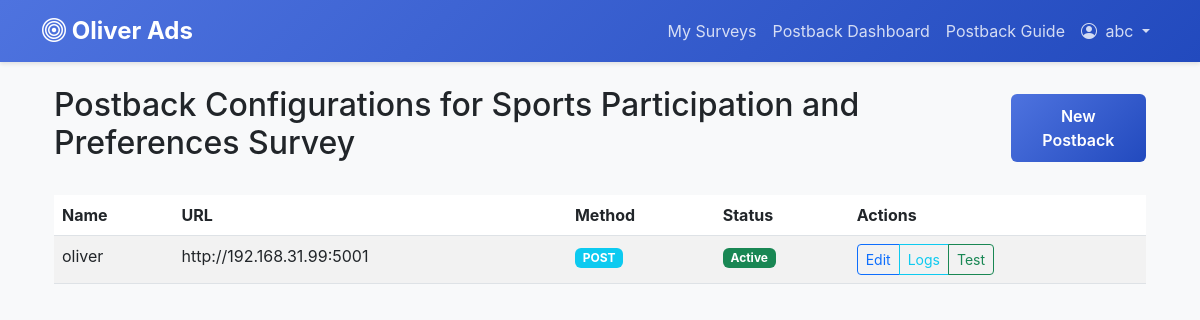
The app's page /surveys/1/postbacks (signed in) with its own data.
### models.py (models this page shows, shortened)
class User(UserMixin, db.Model):
    id = db.Column(db.Integer, primary_key=True)
    username = db.Column(db.String(80), unique=True, nullable=False)
    password_hash = db.Column(db.String(128))
    is_admin = db.Column(db.Boolean, default=False)
    created_at = db.Column(db.DateTime, default=datetime.utcnow)

class Survey(db.Model):
    id = db.Column(db.Integer, primary_key=True)
    title = db.Column(db.String(200), nullable=False)
    description = db.Column(db.Text)
    creator_id = db.Column(db.Integer, db.ForeignKey('user.id'), nullable=False)
    created_at = db.Column(db.DateTime, default=datetime.utcnow)
    is_active = db.Column(db.Boolean, default=True)
    is_external = db.Column(db.Boolean, default=False)
    external_url = db.Column(db.String(500))
    form_type = db.Column(db.String(50), default='ai_generated')  # 'ai_generated' or 'external'
    creator = db.relationship('User', backref=db.backref('surveys', lazy=True))
    questions = db.relationship('Question', backref='survey', lazy=True, cascade='all, delete-orphan')
    responses = db.relationship('SurveyResponse', backref='survey', lazy=True, cascade='all, delete-orphan')
    postback_configs = db.relationship('PostbackConfig', backref='survey', lazy=True, cascade='all, delete-orphan')
    who_merged = db.Column(MutableDict.as_mutable(JSON), default=dict)
    merged_user_data = db.Column(MutableList.as_mutable(JSON), default=list)

class PostbackConfig(db.Model):
    id = db.Column(db.Integer, primary_key=True)
    survey_id = db.Column(db.Integer, db.ForeignKey('survey.id'), nullable=False)
    creator_id = db.Column(db.Integer, db.ForeignKey('user.id'), nullable=False)
    name = db.Column(db.String(100), nullable=False)
    url = db.Column(db.String(500), nullable=False)
    method = db.Column(db.String(10), nullable=False)  # GET, POST, PUT, etc.
    headers = db.Column(db.Text)  # JSON string of headers
    payload_template = db.Column(db.Text, nullable=False)
    is_active = db.Column(db.Boolean, default=True)
    created_at = db.Column(db.DateTime, default=datetime.utcnow)
    creator = db.relationship('User', backref=db.backref('postback_configs', lazy=True))
    logs = db.relationship('PostbackLog', backref='config', lazy=True, cascade='all, delete-orphan')

### app.py (the view)
@app.route('/surveys/<int:survey_id>/postbacks')
@login_required
def postback_configs(survey_id):
    survey = Survey.query.get_or_404(survey_id)
    if survey.creator_id != current_user.id and not current_user.is_admin:
        flash('You do not have permission to view this survey')
        return redirect(url_for('surveys'))
    configs = PostbackConfig.query.filter_by(survey_id=survey_id).all()
    return render_template('postback_configs.html', survey=survey, configs=configs)

### app.py (called while the page is built)
@login_manager.user_loader
def load_user(user_id):
    return User.query.get(int(user_id))

### templates/postback_configs.html (shortened to what this page needs)
{% extends "base.html" %}
{% block content %}
<div class="container mt-4">
    <div class="d-flex justify-content-between align-items-center mb-4">
        <h2>Postback Configurations for {{ survey.title }}</h2>
        <a href="{{ url_for('create_postback', survey_id=survey.id) }}" class="btn btn-primary">
             New Postback
        </a>
    </div>
    {% if configs %}
    <div class="table-responsive">
        <table class="table table-striped">
            <thead>
                <tr>
                    <th>Name</th>
                    <th>URL</th>
                    <th>Method</th>
                    <th>Status</th>
                    <th>Actions</th>
                </tr>
            </thead>
            <tbody>
                {% for config in configs %}
                <tr>
                    <td>{{ config.name }}</td>
                    <td>{{ config.url }}</td>
                    <td><span class="badge bg-info">{{ config.method }}</span></td>
                    <td>
                        {% if config.is_active %}
                        <span class="badge bg-success">Active</span>
                        {% else %}
                        <span class="badge bg-secondary">Inactive</span>
                        {% endif %}
                    </td>
                    <td>
                        <div class="btn-group">
                            <a href="{{ url_for('edit_postback', config_id=config.id) }}"
                               class="btn btn-sm btn-outline-primary"
                               title="Edit postback configuration">
                                 Edit
                            </a>
                            <a href="{{ url_for('postback_logs', config_id=config.id) }}"
                               class="btn btn-sm btn-outline-info"
                               title="View postback logs">
                                 Logs
                            </a>
                            <button type="button"
                                    class="btn btn-sm btn-outline-success"
                                    onclick="testPostback({{ config.id }})"
                                    title="Test postback configuration">
                                 Test
                            </button>
                        </div>
                    </td>
                </tr>
                {% endfor %}
            </tbody>
        </table>
    </div>
    {% else %}
    <div class="alert alert-info">
        No postback configurations found. Click "New Postback" to create one.
    </div>
    {% endif %}
</div>
{% endblock %}

### templates/base.html (shortened to what this page needs)
<!DOCTYPE html>
<html lang="en">
<head>
    <link href="https://cdn.jsdelivr.net/npm/bootstrap@5.3.0/dist/css/bootstrap.min.css" rel="stylesheet">
    <link rel="stylesheet" href="https://cdn.jsdelivr.net/npm/bootstrap-icons@1.11.0/font/bootstrap-icons.css">
</head>
<body>
    <nav class="navbar navbar-expand-lg navbar-dark">
        <div class="container">
            <a class="navbar-brand" href="{{ url_for('index') }}">
                <i class="bi bi-bullseye"></i> Oliver Ads
            </a>
            <div class="collapse navbar-collapse" id="navbarSupportedContent">
                <ul class="navbar-nav ms-auto">
                    {% if current_user.is_authenticated %}
                        <li class="nav-item">
                            <a class="nav-link" href="{{ url_for('surveys') }}">My Surveys</a>
                        </li>
                        <li class="nav-item">
                            <a class="nav-link" href="{{ url_for('postback_receiver_dashboard') }}">Postback Dashboard</a>
                        </li>
                        <li class="nav-item">
                            <a class="nav-link" href="{{ url_for('postback_instructions') }}">Postback Guide</a>
                        </li>
                        <li class="nav-item dropdown">
                            <a class="nav-link dropdown-toggle" href="#" id="userDropdown" role="button" data-bs-toggle="dropdown" aria-expanded="false">
                                <i class="bi bi-person-circle me-1"></i> {{ current_user.username }}
                            </a>
                        </li>
                    {% endif %}
                </ul>
            </div>
        </div>
    </nav>
    <div class="container">
        {% block content %}{% endblock %}
    </div>
</body>
</html>

### templates/base.html (style rules this page uses)
:root { --primary-color: #4e73df; --secondary-color: #1cc88a; --dark-color: #5a5c69; }
body { background-color: #f8f9fa; font-family: 'Nunito', -apple-system, BlinkMacSystemFont, "Segoe UI", Roboto, "Helvetica Neue", Arial, sans-serif; }
.navbar { background: linear-gradient(135deg, var(--primary-color), #224abe) !important; box-shadow: 0 2px 4px rgba(0,0,0,0.1); }
.navbar-brand { font-weight: 700; font-size: 1.5rem; }
.btn-primary { background: linear-gradient(135deg, var(--primary-color), #224abe); border: none; padding: 10px 20px; font-weight: 600; }
.nav-link { color: rgba(255,255,255,0.8) !important; transition: color 0.2s; }

### records on screen
User: username "abc"
Survey: title "Sports Participation and Preferences Survey"
PostbackConfig: name "oliver", url "http://192.168.31.99:5001", method "POST", is_active "Active"
